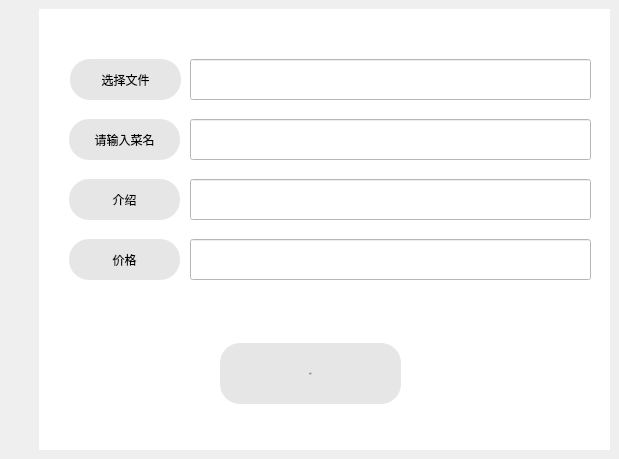
    <widget class="QWidget" name="page_12">
     <widget class="QWidget" name="widget_jiacaikuang" native="true">
      <property name="geometry">
       <rect>
        <x>39</x>
        <y>9</y>
        <width>571</width>
        <height>441</height>
       </rect>
      </property>
      <property name="styleSheet">
       <string notr="true">background-color: rgb(255, 255, 255);</string>
      </property>
      <widget class="QPushButton" name="inputBt">
       <property name="geometry">
        <rect>
         <x>30</x>
         <y>170</y>
         <width>111</width>
         <height>41</height>
        </rect>
       </property>
       <property name="styleSheet">
        <string notr="true">QPushButton{
	border-radius:20px;
	
	background-color: rgb(230, 230, 230);
}</string>
       </property>
       <property name="text">
        <string>介绍</string>
       </property>
      </widget>
      <widget class="QPushButton" name="pushButton_10">
       <property name="geometry">
        <rect>
         <x>181</x>
         <y>334</y>
         <width>181</width>
         <height>61</height>
        </rect>
       </property>
       <property name="font">
        <font>
         <family>kai</family>
         <pointsize>-1</pointsize>
         <weight>50</weight>
         <italic>false</italic>
         <bold>false</bold>
        </font>
       </property>
       <property name="styleSheet">
        <string notr="true">QPushButton{
	border-radius:20px;
	
	background-color: rgb(230, 230, 230);
	font:30px &quot;kai&quot;;
}

QPushButton:hover{
	
	background-color: rgb(0, 170, 255);
}
QPushButton:focus{
	
	background-color: rgb(0, 170, 255);
}</string>
       </property>
       <property name="text">
        <string>确认</string>
       </property>
      </widget>
      <widget class="QPushButton" name="fontBt">
       <property name="geometry">
        <rect>
         <x>30</x>
         <y>230</y>
         <width>111</width>
         <height>41</height>
        </rect>
       </property>
       <property name="styleSheet">
        <string notr="true">QPushButton{
	border-radius:20px;
	
	background-color: rgb(230, 230, 230);
}</string>
       </property>
       <property name="text">
        <string>价格</string>
       </property>
      </widget>
      <widget class="QPushButton" name="filebt">
       <property name="geometry">
        <rect>
         <x>31</x>
         <y>50</y>
         <width>111</width>
         <height>41</height>
        </rect>
       </property>
       <property name="styleSheet">
        <string notr="true">QPushButton:hover{
	
	background-color: rgb(0, 170, 255);
}
QPushButton:focus{
	
	background-color: rgb(0, 170, 255);
}

QPushButton{
	border-radius:20px;

	
	background-color: rgb(230, 230, 230);
}</string>
       </property>
       <property name="text">
        <string>选择文件</string>
       </property>
      </widget>
      <widget class="QLineEdit" name="edit_piece">
       <property name="geometry">
        <rect>
         <x>151</x>
         <y>230</y>
         <width>401</width>
         <height>41</height>
        </rect>
       </property>
      </widget>
      <widget class="QLineEdit" name="fileEdit">
       <property name="geometry">
        <rect>
         <x>151</x>
         <y>50</y>
         <width>401</width>
         <height>41</height>
        </rect>
       </property>
      </widget>
      <widget class="QLineEdit" name="edit_name">
       <property name="geometry">
        <rect>
         <x>151</x>
         <y>110</y>
         <width>401</width>
         <height>41</height>
        </rect>
       </property>
      </widget>
      <widget class="QLineEdit" name="edit_text">
       <property name="geometry">
        <rect>
         <x>151</x>
         <y>170</y>
         <width>401</width>
         <height>41</height>
        </rect>
       </property>
      </widget>
      <widget class="QPushButton" name="colorBt">
       <property name="geometry">
        <rect>
         <x>30</x>
         <y>110</y>
         <width>111</width>
         <height>41</height>
        </rect>
       </property>
       <property name="styleSheet">
        <string notr="true">QPushButton{
	border-radius:20px;
	
	background-color: rgb(230, 230, 230);
}</string>
       </property>
       <property name="text">
        <string>请输入菜名</string>
       </property>
      </widget>
     </widget>
    </widget>
